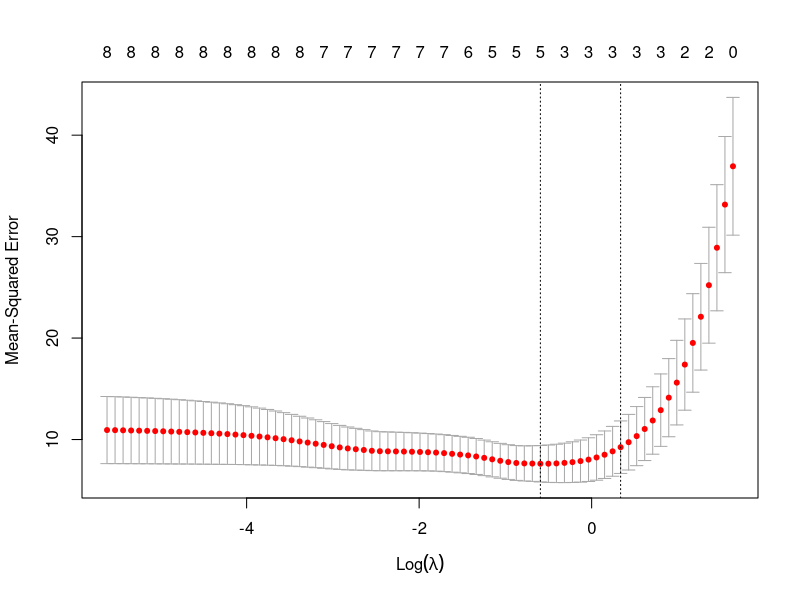

Here is the R script that generated this plot:
library(glmnet)
data(mtcars)
head(mtcars)
x <- as.matrix(mtcars[, c("hp","wt","disp","cyl","qsec","drat","carb", "gear")])
y <- mtcars$mpg
model4 <- cv.glmnet(x,y,alpha = 1)
plot(model4)
coef(model4, s="lambda.min")
optimal_lambda <- model4$lambda.min
print(optimal_lambda)